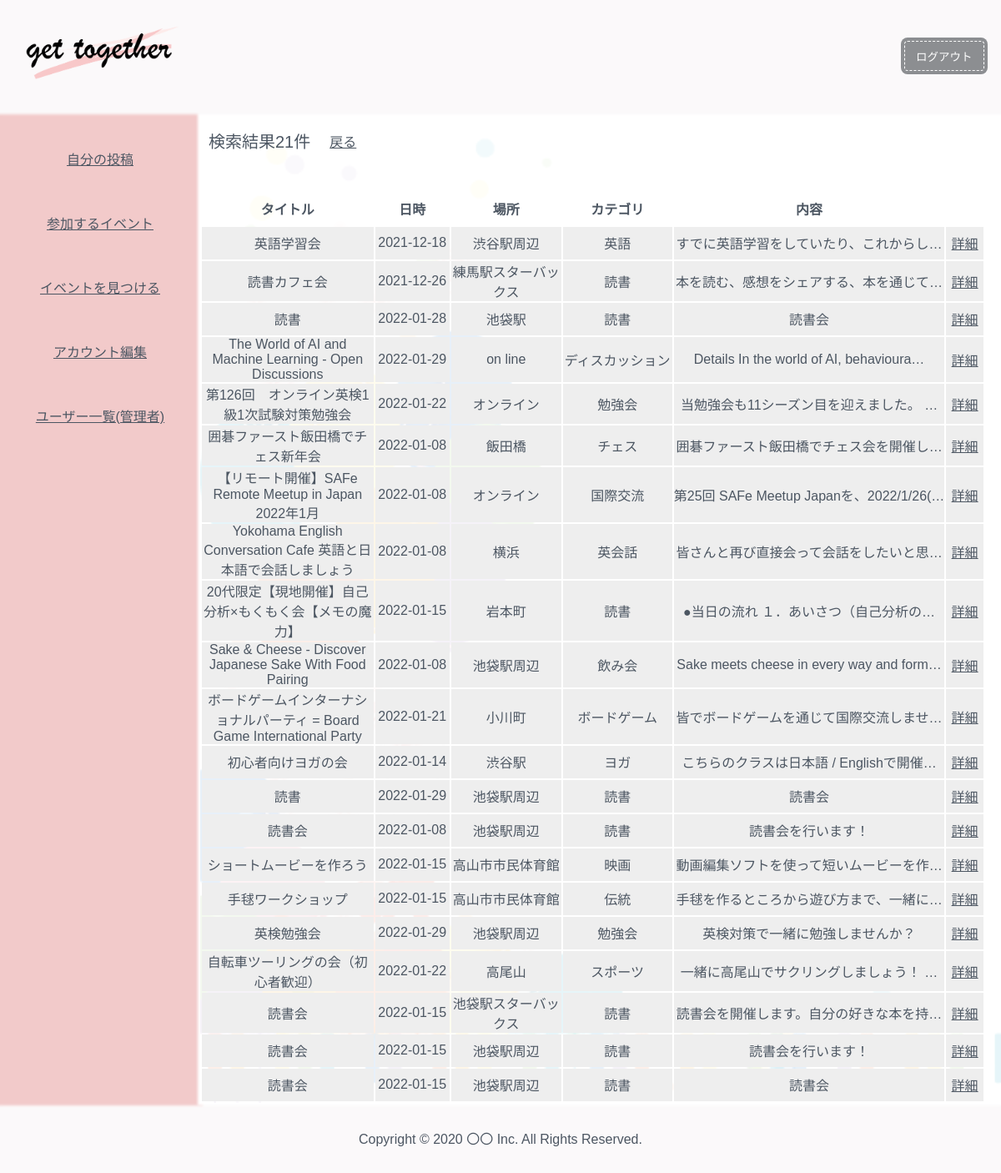
Screenshot of /Views/search_index.php (signed in) with the database file from the repository.
### tables this page shows
CREATE TABLE `events` (
  `id` int(11) NOT NULL,
  `title` varchar(300) NOT NULL,
  `content` varchar(20000) DEFAULT NULL,
  `place` varchar(100) DEFAULT NULL,
  `date` date DEFAULT NULL,
  `category` varchar(1000) DEFAULT NULL,
  `user_id` int(11) NOT NULL,
  `del_flag` int(11) NOT NULL DEFAULT '0'
);

### Controllers/Controller1.php (called while the page is built, shortened)
<?php
require_once('../Models/MyPage.php');
require_once('../Models/All.php');
class PlayerController {
	  public function __construct() {
		$this->All = new All();
	  }
  public function search_index() {
    $keyword = $_POST["search"];
	  $search_posts = $this->All->findByKeyword($keyword);
	  $searchparams = [
          'search_posts'
          => $search_posts
        ];
	  return $searchparams;
  }
}
?>

### Models/Db.php (called while the page is built, shortened)
<?php
class Db {
	public function __construct($dbh = null) {
		if(!$dbh) {
			try {
				$this->dbh = new PDO(
					'mysql:dbname='.DB_NAME.
					';host='.DB_HOST, DB_USER, DB_PASSWD
				);
			} catch (PDOException $e) {
				echo "接続失敗:" . $e->getMessage() . "\n";
				exit();
			}
		} else{
			$this->dbh = $dbh;
		}
	}
}

### Models/All.php (called while the page is built, shortened)
<?php
require_once('../Models/Db.php');
class All extends Db  {
    public function findByKeyword($keyword){
        $sql = "SELECT *,count(id) AS count
        FROM events
        WHERE del_flag = 0 AND
        title LIKE '%$keyword%'
        OR content LIKE '%$keyword%'
        OR place LIKE '%$keyword%'
        OR category LIKE '%$keyword%'
        OR date LIKE '%$keyword%'
        GROUP BY id";
        $sth = $this->dbh->query($sql);
        $result = $sth->fetchAll(PDO::FETCH_ASSOC);
        return $result;
    }
}

### Views/search_index.php (the view, shortened to what this page needs)
<?php
require_once '../Controllers/Controller1.php';
$a = new PlayerController();
$search_params = $a->search_index();
?>
<!DOCTYPE html>
<html lang="ja">
<head>
  <link rel="stylesheet" type="text/css" href="css/all_index.css">
  <link rel="stylesheet" type="text/css" href="https://coco-factory.jp/ugokuweb/wp-content/themes/ugokuweb/data/reset.css">
<link rel="stylesheet" type="text/css" href="https://coco-factory.jp/ugokuweb/wp-content/themes/ugokuweb/data/7-2-3/css/7-2-3.css">
</head>
<body>
<?php include("header.php"); ?>
<article>
  <?php
  include("side.php");
  ?>
  <div class="content2">
    <div class="container">
    <p class="my_index_title">検索結果<?php echo count($search_params["search_posts"]); ?>件</p>
    <a class="back" href="all_index.php">戻る</a>
    </div>
<div class="margin"> <p> </p>
<div class="open-btn1"></div>
</div>
<div class="view">
      <table class="db_table">
        <tr>
            <th class="title">タイトル</th>
            <th class="date">日時</th>
            <th class="place">場所</th>
            <th class="cate">カテゴリ</th>
            <th lass="contents">内容</th>
        </tr>
        <?php foreach ($search_params['search_posts'] as $search_post): ?>
        <?php if($search_post['del_flag'] == 1):?>
        <?php else:  ?>
        <tr class="contents_conainer">
            <td class="title"><?php echo $search_post['title']; ?></td>
            <td class="date"><?php echo $search_post['date']; ?></td>
            <td class="place"><?php echo $search_post['place']; ?></td>
            <td class="cate"><?php echo $search_post['category']; ?></td>
            <td class="contents"><?php echo mb_strimwidth($search_post['content'], 0, 40, '…', 'UTF-8' ); ?></td>
            <td class="detail">
            <a href="my_detail.php?id=<?php echo $search_post['id']; ?>">詳細</a>
            </td>
            <?php endif;  ?>
            <?php endforeach; ?>
          </table>
    </div>
  </div>
</article>
<div>
<?php
include("footer.php");
?>
</div>
</body>
</html>

### Views/css/all_index.css (style rules this page uses)
* { -webkit-appearance: none; }
* { color: #4c5662; margin: 0px; padding: 0px; }
body { font-family: arial; }
.content2 { color: #4c5662; padding-top: 10px; background-color:white; width:80%; text-align:center; box-shadow: 0 0 3px 3px #ffffff; background-image: url(./img/fuu.png); background-color:rgba(255,255,255,0.8); background-blend-mode:lighten; background-size: cover; }
.my_index_title { font-size: 20px; margin: 10px; }
.container { display: flex; justify-content: left; }
.back { margin: 13px; }
.contents { overflow: hidden; text-overflow: ellipsis; white-space: nowrap; width: 20%; }
.contents_conainer { text-align: center; background: #eee; overflow: hidden; width: 70%; }
.title { width: 23%; height: 39px; }
.place { width: 15%; height: 39px; }
.cate { width: 15%; height: 39px; }
.date { width: 10%; height: 39px; }
.detail { width: 5%; height: 39px; }
.db_table { width: 98%; }
.margin { margin: 35px; }
.open-btn1 { position: absolute; top:153px; right:15px; background:url("https://coco-factory.jp/ugokuweb/wp-content/themes/ugokuweb/data/7-2-3/img/icon_search.svg") no-repeat 15px center; background-size: 20px 20px; width:50px; height:50px; cursor: pointer; }

### Views/css/header.css (style rules this page uses)
* { -webkit-appearance: none; }
* { margin: 0px; padding: 0px; }
body { font-family: arial; }

### Views/css/mypage.css (style rules this page uses)
* { -webkit-appearance: none; }
* { margin: 0px; padding: 0px; }
body { font-family: arial; }
article { display:flex; }
.title { width: 23%; height: 39px; }
.place { width: 15%; height: 39px; }
.cate { width: 15%; height: 39px; }
.date { width: 10%; height: 39px; }
.detail { width: 5%; height: 39px; }

### Views/css/footer.css (style rules this page uses)
* { margin: 0px; padding: 0px; }
body { font-family: arial; }

### rows the page displays
events: title "英語学習会", date "2021-12-18", place "渋谷駅周辺", category "英語", content "すでに英語学習をしていたり、これからし…"
events: title "読書カフェ会", date "2021-12-26", place "練馬駅スターバックス", category "読書", content "本を読む、感想をシェアする、本を通じて…"
events: title "読書", date "2022-01-28", place "池袋駅", category "読書", content "読書会"
events: title "The World of AI and Machine Learning - Open Discussions", date "2022-01-29", place "on line", category "ディスカッション", content "Details In the world of AI, behavioura…"
events: title "第126回 オンライン英検1級1次試験対策勉強会", date "2022-01-22", place "オンライン", category "勉強会", content "当勉強会も11シーズン目を迎えました。 …"
events: title "囲碁ファースト飯田橋でチェス新年会", date "2022-01-08", place "飯田橋", category "チェス", content "囲碁ファースト飯田橋でチェス会を開催し…"
events: title "【リモート開催】SAFe Remote Meetup in Japan 2022年1月", date "2022-01-08", place "オンライン", category "国際交流", content "第25回 SAFe Meetup Japanを、2022/1/26(…"
events: title "Yokohama English Conversation Cafe 英語と日本語で会話しましょう", date "2022-01-08", place "横浜", category "英会話", content "皆さんと再び直接会って会話をしたいと思…"
events: title "20代限定【現地開催】自己分析×もくもく会【メモの魔力】", date "2022-01-15", place "岩本町", category "読書", content "●当日の流れ １．あいさつ（自己分析の…"
events: title "Sake & Cheese - Discover Japanese Sake With Food Pairing", date "2022-01-08", place "池袋駅周辺", category "飲み会", content "Sake meets cheese in every way and form…"
events: title "ボードゲームインターナショナルパーティ = Board Game International Party", date "2022-01-21", place "小川町", category "ボードゲーム", content "皆でボードゲームを通じて国際交流しませ…"
events: title "初心者向けヨガの会", date "2022-01-14", place "渋谷駅", category "ヨガ", content "こちらのクラスは日本語 / Englishで開催…"
events: title "読書", date "2022-01-29", place "池袋駅周辺", category "読書", content "読書会"
events: title "読書会", date "2022-01-08", place "池袋駅周辺", category "読書", content "読書会を行います！"
events: title "ショートムービーを作ろう", date "2022-01-15", place "高山市市民体育館", category "映画", content "動画編集ソフトを使って短いムービーを作…"
events: title "手毬ワークショップ", date "2022-01-15", place "高山市市民体育館", category "伝統", content "手毬を作るところから遊び方まで、一緒に…"
events: title "英検勉強会", date "2022-01-29", place "池袋駅周辺", category "勉強会", content "英検対策で一緒に勉強しませんか？"
events: title "自転車ツーリングの会（初心者歓迎）", date "2022-01-22", place "高尾山", category "スポーツ", content "一緒に高尾山でサクリングしましょう！ …"
events: title "読書会", date "2022-01-15", place "池袋駅スターバックス", category "読書", content "読書会を開催します。自分の好きな本を持…"
events: title "読書会", date "2022-01-15", place "池袋駅周辺", category "読書", content "読書会を行います！"
events: title "読書会", date "2022-01-15", place "池袋駅周辺", category "読書", content "読書会"

### other values shown
count($search_params["search_posts"]) "21"
